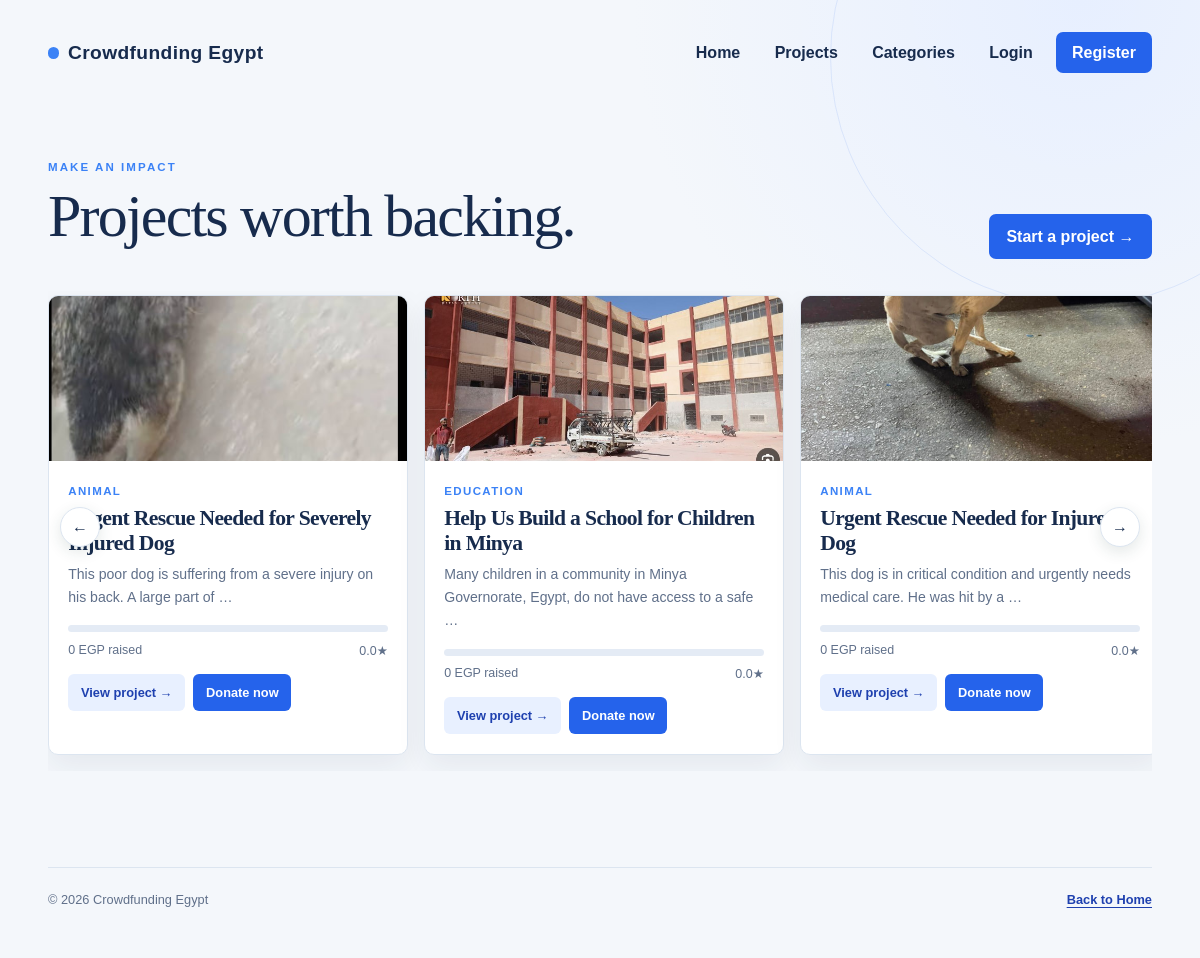
/projects/, run on the app's committed database.
### projects/models.py (models this page shows, shortened)
class Project(models.Model):
    class Status(models.TextChoices):
        ACTIVE = 'active', 'Active'
        CANCELLED = 'cancelled', 'Cancelled'
    creator = models.ForeignKey(settings.AUTH_USER_MODEL, on_delete=models.CASCADE, related_name='projects')
    title = models.CharField(max_length=140)
    details = models.TextField()
    category = models.ForeignKey(Category, on_delete=models.PROTECT, related_name='projects')
    tags = models.ManyToManyField(Tag, blank=True, related_name='projects')
    target = models.IntegerField()
    start_time = models.DateTimeField()
    end_time = models.DateTimeField()
    status = models.CharField(max_length=12, choices=Status.choices, default=Status.ACTIVE)
    featured = models.BooleanField(default=False)
    created_at = models.DateTimeField(auto_now_add=True)
    class Meta:
        ordering = ('-created_at',)
    @property
    def total_donations(self):
        return self.donations.aggregate(total=models.Sum('amount'))['total'] or Decimal('0')
    @property
    def progress_percent(self):
        if not self.target:
            return 0
        return min(100, int((self.total_donations / self.target) * 100))
    @property
    def average_rating(self):
        return self.ratings.aggregate(average=models.Avg('score'))['average'] or Decimal('0')
    def get_absolute_url(self):
        return reverse('projects:detail', args=[self.pk])

class ProjectImage(models.Model):
    project = models.ForeignKey(Project, on_delete=models.CASCADE, related_name='images')
    image = models.ImageField(upload_to='project_images/')
    caption = models.CharField(max_length=140, blank=True)
    position = models.PositiveIntegerField(default=0)
    class Meta:
        ordering = ('position', 'id')

class Category(models.Model):
    name = models.CharField(max_length=80, unique=True)
    slug = models.SlugField(max_length=90, unique=True, blank=True)
    class Meta:
        ordering = ('name',)
        verbose_name_plural = 'categories'

### projects/views.py (the view)
# urls.py: path('projects/', views.project_list, name='list'),
def project_list(request):
    projects = Project.objects.filter(status=Project.Status.ACTIVE).select_related('category', 'creator').prefetch_related('tags', 'images')
    return render(request, 'projects/project_list.html', {'projects': projects})

### projects/templates/projects/project_list.html (shortened to what this page needs)
{% extends 'base.html' %}
{% block content %}
<section class="projects-page">
  <div class="page-heading"><div><span class="eyebrow">MAKE AN IMPACT</span><h1>Projects worth backing.</h1></div><a class="button-link" href="{% url 'projects:create' %}">Start a project &rarr;</a></div>
  <div class="slider-shell">
    <div class="featured-slider" data-project-list-slider>
      {% for project in projects %}
        {% include 'projects/project_card.html' with project=project %}
      {% empty %}
        <p>No projects are available yet.</p>
      {% endfor %}
    </div>
    <button class="slider-control slider-prev" type="button" data-project-list-prev aria-label="Previous project">&#8592;</button>
    <button class="slider-control slider-next" type="button" data-project-list-next aria-label="Next project">&#8594;</button>
  </div>
</section>
{% endblock %}

### projects/templates/projects/project_card.html
<article class="project-tile home-project-card">
  {% with image=project.images.first %}{% if image %}<img src="{{ image.image.url }}" alt="{{ project.title }}">{% else %}<div class="image-placeholder">No image yet</div>{% endif %}{% endwith %}
  <div class="tile-body">
    <span class="tile-category">{{ project.category.name }}</span>
    <h2><a href="{{ project.get_absolute_url }}">{{ project.title }}</a></h2>
    <p>{{ project.details|truncatewords:16 }}</p>
    <div class="progress"><span style="width: {{ project.progress_percent }}%"></span></div>
    <div class="tile-meta"><span>{{ project.total_donations|floatformat:0 }} EGP raised</span><span>{{ project.average_score|default:project.average_rating|floatformat:1 }}★</span></div>
    <div class="card-actions">
      <a class="card-action" href="{{ project.get_absolute_url }}">View project &rarr;</a>
      <a class="card-action donate-action" href="{{ project.get_absolute_url }}">Donate now</a>
    </div>
  </div>
</article>

### static/css/site.css (style rules this page uses)
:root { --ink: #172b4d; --muted: #60708a; --paper: #f4f7fb; --card: #ffffff; --line: #dce5f0; --teal: #2563eb; --teal-dark: #1e40af; --coral: #3b82f6; --shadow: 0 18px 45px rgba(23, 43, 77, .1); }
* { box-sizing: border-box; }
body { min-height: 100vh; margin: 0; padding: 2rem clamp(1.25rem, 4vw, 4.5rem); background: radial-gradient(circle at 90% 0%, #e7efff 0, transparent 28rem), var(--paper); color: var(--ink); font-family: "Trebuchet MS", Arial, sans-serif; }
body::before { position: fixed; z-index: -1; top: -12rem; right: -8rem; width: 31rem; height: 31rem; border: 1px solid rgba(37, 99, 235, .1); border-radius: 50%; content: ""; }
a { color: var(--teal-dark); font-weight: 700; text-decoration-thickness: 1px; text-underline-offset: 3px; }
h1, h2 { font-family: Georgia, serif; font-weight: 400; letter-spacing: -.03em; }
h1 { margin: 0 0 .75rem; font-size: clamp(2.3rem, 5vw, 4rem); line-height: 1.02; }
p { color: var(--muted); line-height: 1.65; }
button { width: 100%; padding: 1rem 1.2rem; border: 0; border-radius: 7px; background: var(--teal); color: white; cursor: pointer; font: inherit; font-weight: 700; transition: background .2s, transform .2s; }
.eyebrow, .card-kicker { color: var(--coral); font-size: .72rem; font-weight: 700; letter-spacing: .18em; }
.button-link, button { display: inline-block; padding: .85rem 1.1rem; border: 0; border-radius: 7px; background: var(--teal); color: white; text-decoration: none; font: inherit; font-weight: 700; cursor: pointer; }
.page-heading, .detail-header { display: flex; align-items: end; justify-content: space-between; gap: 2rem; margin-bottom: 2rem; }
.page-heading h1 { margin-top: .7rem; }
.project-tile { overflow: hidden; border: 1px solid var(--line); border-radius: 10px; background: var(--card); box-shadow: 0 12px 30px rgba(23, 43, 77, .07); transition: transform .2s, box-shadow .2s; }
.project-tile img { display: block; width: 100%; height: 165px; object-fit: cover; }
.tile-body { padding: 1.2rem; }
.tile-body h2 { margin: .45rem 0; font-size: 1.35rem; }
.tile-body h2 a { color: var(--ink); text-decoration: none; }
.tile-body p { margin: .4rem 0 1rem; font-size: .88rem; }
.tile-category { color: var(--coral); font-size: .72rem; font-weight: 700; letter-spacing: .12em; text-transform: uppercase; }
.progress { height: 7px; overflow: hidden; border-radius: 8px; background: #e4ebf5; }
.tile-meta, .raised { display: flex; justify-content: space-between; gap: 1rem; margin-top: .65rem; color: var(--muted); font-size: .78rem; }
.card-actions { display: flex; flex-wrap: wrap; gap: .5rem; margin-top: 1rem; }
.card-action { display: inline-block; padding: .7rem .8rem; border-radius: 6px; background: #e8f0ff; color: var(--teal-dark); font-size: .8rem; text-decoration: none; }
.donate-action { background: var(--teal); color: white; }
.slider-shell { position: relative; }
.featured-slider { position: relative; display: flex; gap: 1rem; overflow-x: auto; scroll-snap-type: x mandatory; scrollbar-width: thin; padding: .25rem 3.5rem 1rem; }
.featured-slider .home-project-card { flex: 0 0 min(360px, 82vw); scroll-snap-align: start; }
.slider-control { position: absolute; top: 45%; z-index: 2; width: 2.5rem; height: 2.5rem; padding: 0; border: 1px solid var(--line); border-radius: 50%; background: var(--card); color: var(--ink); box-shadow: 0 5px 15px rgba(30, 63, 57, .12); }
.slider-prev { left: .75rem; }
.slider-next { right: .75rem; }

### data on the page
Project: images.first.image (picture), category.name "ANIMAL", title "Urgent Rescue Needed for Severely Injured Dog", details "This poor dog is suffering from a severe injury on his back. A large part of …", total_donations "0", average_score "0.0"
Project: images.first.image (picture), category.name "EDUCATION", title "Help Us Build a School for Children in Minya", details "Many children in a community in Minya Governorate, Egypt, do not have access to a safe …", total_donations "0", average_score "0.0"
Project: images.first.image (picture), category.name "ANIMAL", title "Urgent Rescue Needed for Injured Dog", details "This dog is in critical condition and urgently needs medical care. He was hit by a …", total_donations "0", average_score "0.0"
